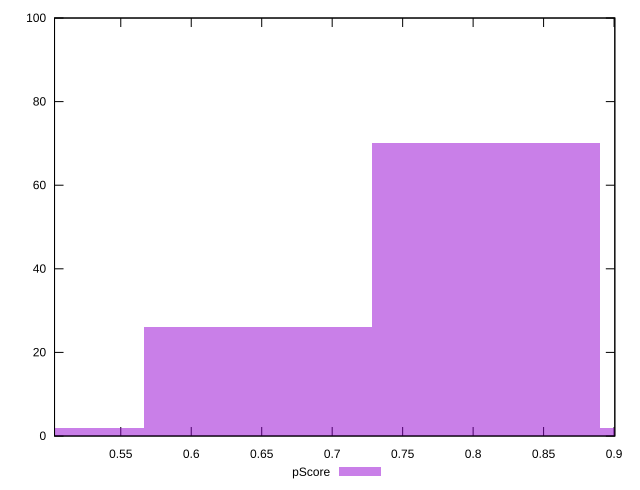

Write gnuplot code to recreate this figure.
reset

$pScore <<EOF
0.6472669446298893 26
0.8090836807873616 70
0.485450208472417 2
0.970900416944834 2
EOF

set key outside below
set boxwidth 0.16181673615747233
set xrange [0.5030020677762239:0.9005368322726401]
set yrange [0:100]
set trange [0:100]
set style fill transparent solid 0.5 noborder
set terminal svg size 640, 490 enhanced background rgb 'white'
set output "reports/report_00028_2021-02-24T12-49-42.674Z/bootup-time/samples/astro/pScore/histogram.svg"

plot $pScore title "pScore" with boxes

reset
